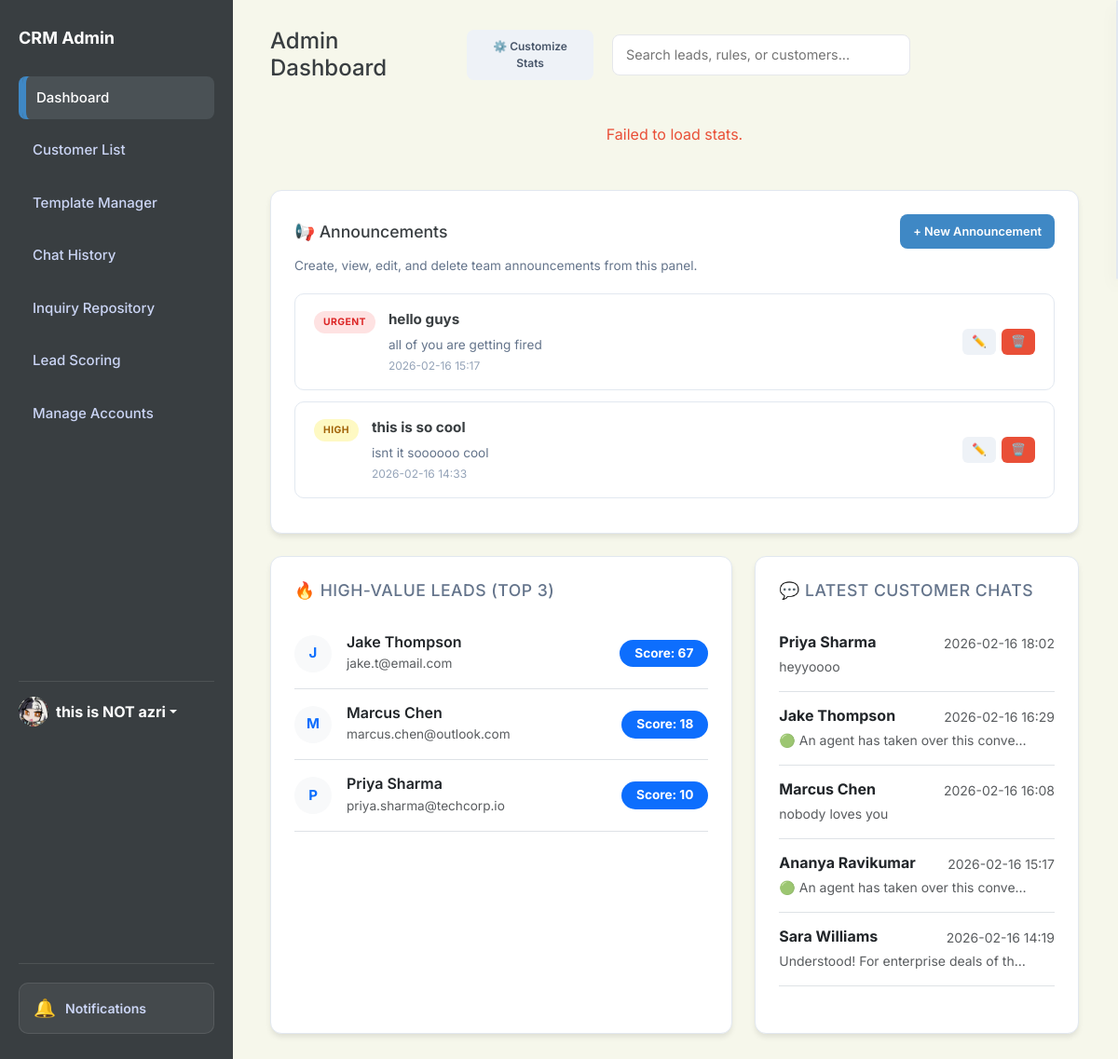
The page /dashboard (signed in) on the database its author committed.
### app.py (models this page shows, shortened)
class User(db.Model):
    id = db.Column(db.Integer, primary_key=True)
    username = db.Column(db.String(80), unique=True, nullable=False)
    password = db.Column(db.String(200), nullable=False)
    name = db.Column(db.String(100), default='Admin')
    bio = db.Column(db.Text, default='')
    profile_picture = db.Column(db.String(200), default='https://ui-avatars.com/api/?name=Admin&background=random')
    role = db.Column(db.String(20), default='agent') # super_admin, agent
    preferences = db.Column(db.Text, default='{}') # Stores dashboard layout/stats as JSON

class Announcement(db.Model):
    id = db.Column(db.Integer, primary_key=True)
    title = db.Column(db.String(150), nullable=False)
    content = db.Column(db.Text, nullable=False)
    priority = db.Column(db.String(20), nullable=False, default='normal')  # low, normal, high, urgent
    created_at = db.Column(db.String(50))

class ChatSession(db.Model):
    id = db.Column(db.Integer, primary_key=True)
    visitor_name = db.Column(db.String(100), nullable=False)
    visitor_email = db.Column(db.String(120))
    status = db.Column(db.String(20), default='bot')  # bot, agent_active, closed
    linked_customer_id = db.Column(db.Integer, db.ForeignKey('customer.id'), nullable=True)
    linked_inquiry_id = db.Column(db.Integer, db.ForeignKey('inquiry.id'), nullable=True)
    created_at = db.Column(db.String(50))
    updated_at = db.Column(db.String(50))
    tags = db.Column(db.String(200), default='')  # comma-separated: impt,waiting,completed
    archived = db.Column(db.Boolean, default=False)
    pinned = db.Column(db.Boolean, default=False)
    assigned_agent_id = db.Column(db.Integer, db.ForeignKey('user.id'), nullable=True)
    requested_agent_id = db.Column(db.Integer, db.ForeignKey('user.id'), nullable=True)
    transfer_status = db.Column(db.String(20), default='none')  # none, pending
    chat_messages = db.relationship('ChatMessage', backref='session', cascade="all, delete-orphan", order_by='ChatMessage.id')
    linked_customer = db.relationship('Customer', backref='chat_sessions')
    linked_inquiry = db.relationship('Inquiry', backref='chat_sessions')
    assigned_agent = db.relationship('User', foreign_keys=[assigned_agent_id], backref='assigned_chats')
    requested_agent = db.relationship('User', foreign_keys=[requested_agent_id], backref='requested_chats')

class ChatMessage(db.Model):
    id = db.Column(db.Integer, primary_key=True)
    session_id = db.Column(db.Integer, db.ForeignKey('chat_session.id'), nullable=False)
    sender_type = db.Column(db.String(20), nullable=False)  # customer, bot, agent, system
    sender_name = db.Column(db.String(100))
    text = db.Column(db.Text, nullable=False)
    timestamp = db.Column(db.String(50))

### app.py (the view)
@app.route('/')
@app.route('/dashboard')
def dashboard():
    all_rules = Rule.query.all()
    all_inquiries = Inquiry.query.all()
    all_announcements = Announcement.query.order_by(Announcement.id.desc()).all()
    latest_chats = ChatSession.query.filter_by(archived=False).order_by(ChatSession.updated_at.desc()).limit(5).all()
    all_sessions = ChatSession.query.all()
    scored_sessions = []
    for s in all_sessions:
        score = calculate_session_score(s)
        s.calculated_score = score # Attach for template
        scored_sessions.append(s)
    scored_sessions.sort(key=lambda x: x.calculated_score, reverse=True)
    high_value_leads = scored_sessions[:3] # User asked for High Value sections... template says Top 3
    return render_template('admin_dashboard_main_hub.html',
                           all_rules=all_rules,
                           all_inquiries=all_inquiries,
                           all_announcements=all_announcements,
                           latest_chats=latest_chats,
                           high_value_leads=high_value_leads)

### app.py (called while the page is built)
@app.context_processor
def inject_search_data():
    customers = Customer.query.all()
    inquiries = Inquiry.query.all()
    rules = Rule.query.all()
    templates = AutoReplyTemplate.query.all()
    faqs = FAQ.query.all()
    search_seed = []
    for c in customers:
        search_seed.append({"display": c.name, "category": "Customer", "page": "/customers"})
    for i in inquiries:
        search_seed.append({"display": f"Inquiry: {i.customer}", "category": "Inquiry", "page": f"/inquiry/{i.id}"})
    for r in rules:
        search_seed.append({"display": r.name, "category": "Rule", "page": "/scoring"})
    for t in templates:
        search_seed.append({"display": t.title, "category": "Template", "page": "/templates-manager"})
    for f in faqs:
        search_seed.append({"display": f.question, "category": "FAQ", "page": "/templates-manager"})
    return dict(search_seed=search_seed)

def calculate_session_score(session):
    score = 0
    visitor_text = " ".join([m.text.lower() for m in session.chat_messages if m.sender_type == 'customer'])
    active_rules = Rule.query.filter_by(active=True).all()
    for rule in active_rules:
        keywords = [k.strip().lower() for k in rule.keywords.split(',') if k.strip()]
        if not keywords: continue
        if any(k in visitor_text for k in keywords):
            try:
                val = int(rule.score)
                op = rule.operation
                if '+' in op: score += val
                elif '-' in op: score -= val
                elif '*' in op: score *= val
                elif '/' in op:
                    if val != 0: score /= val
            except:
                pass
    return score

@app.before_request
def require_login():
    allowed_routes = ['login', 'static']
    if request.endpoint and request.endpoint not in allowed_routes and not session.get('logged_in'):
        return redirect(url_for('login'))
    if session.get('logged_in') and session.get('user_id'):
        user = User.query.get(session.get('user_id'))
        if user:
            session['user_role'] = user.role
            session['user_name'] = user.name
            session['user_pic'] = user.profile_picture

### templates/admin_dashboard_main_hub.html (shortened to what this page needs)
<!DOCTYPE html>
<html lang="en">
<head>
    <link href="https://cdn.jsdelivr.net/npm/bootstrap@5.3.0/dist/css/bootstrap.min.css" rel="stylesheet">
    <link rel="stylesheet" href="{{ url_for('static', filename='style.css') }}">
</head>
<body id="page-dashboard">
    <aside class="sidebar">
        <h2>CRM Admin</h2>
        <a href="/dashboard" class="nav-link nav-dashboard active">Dashboard</a>
        <a href="/customers" class="nav-link nav-customers">Customer List</a>
        <a href="/templates-manager" class="nav-link nav-templates">Template Manager</a>
        <a href="/history" class="nav-link nav-history">Chat History</a>
        <a href="/repository" class="nav-link nav-repository">Inquiry Repository</a>
        <a href="/scoring" class="nav-link nav-scoring">Lead Scoring</a>
        {% if session.get('user_role') == 'super_admin' %}
        <a href="/admin/create-account" class="nav-link nav-admin">Manage Accounts</a>
        {% endif %}
        <div class="mt-auto pt-3 border-top border-secondary" style="border-color: rgba(255,255,255,0.1) !important;">
            <div class="dropdown">
                <a href="#" class="d-flex align-items-center text-white text-decoration-none dropdown-toggle"
                    id="dropdownUser1" data-bs-toggle="dropdown" aria-expanded="false">
                    <div class="avatar-circle bg-primary text-white me-2"
                        style="width: 32px; height: 32px; font-size: 14px; display:flex; align-items:center; justify-content:center; border-radius:50%; overflow:hidden;">
                        {% if session.get('user_pic') and 'http' in session.get('user_pic') %}
                        <img src="{{ session.get('user_pic') }}" alt="User"
                            style="width:100%; height:100%; object-fit:cover;">
                        {% elif session.get('user_pic') %}
                        <img src="{{ url_for('static', filename='uploads/' + session.get('user_pic')) }}" alt="User"
                            style="width:100%; height:100%; object-fit:cover;">
                        {% else %}
                        {{ session.get('user_name', 'Admin')[0] | upper }}
                        {% endif %}
                    </div>
                    <strong>{{ session.get('user_name', 'Admin') }}</strong>
                </a>
            </div>
        </div>
    </aside>
    <main class="main">
        <div class="header">
            <div class="header-left">
                <h1 style="margin:0; font-size: 24px;">Admin Dashboard</h1>
                <button class="btn btn-gray" data-bs-toggle="modal" data-bs-target="#customizeModal"
                    style="font-size: 12px;" onclick="openCustomizeModal()">⚙️ Customize Stats</button>
            </div>
            <div class="search-container">
                <input type="text" placeholder="Search leads, rules, or customers..." class="taskbar-search">
            </div>
        </div>
        <div class="row g-3 mb-4" id="statsRow">
            <div class="col-12 text-center py-4" id="statsLoading">
            </div>
        </div>
        <div class="card mb-4 announcement-section" style="padding: 25px;">
            <div class="announcement-header">
                <h3 style="margin:0; font-size: 1.1rem; color: var(--slate-900);">📢 Announcements</h3>
                <button class="btn btn-blue" id="btnNewAnnouncement" onclick="openAnnouncementModal()">
                    + New Announcement
                </button>
            </div>
            <p style="color: var(--gray); font-size: 0.85rem; margin-bottom: 20px;">
                Create, view, edit, and delete team announcements from this panel.
            </p>
            <div id="announcementsContainer">
                {% if all_announcements %}
                {% for a in all_announcements %}
                <div class="announcement-card" id="announcement-{{ a.id }}" data-id="{{ a.id }}">
                    <div class="announcement-card-left">
                        <span class="announcement-priority-badge priority-{{ a.priority }}">{{ a.priority | upper
                            }}</span>
                        <div class="announcement-card-body">
                            <strong class="announcement-title">{{ a.title }}</strong>
                            <p class="announcement-content">{{ a.content }}</p>
                            <small class="announcement-date">{{ a.created_at or 'N/A' }}</small>
                        </div>
                    </div>
                    <div class="announcement-card-actions">
                        <button class="btn btn-sm btn-gray" title="Edit"
                            onclick="editAnnouncement({{ a.id }}, '{{ a.title | e }}', `{{ a.content | e }}`, '{{ a.priority }}')">✏️</button>
                        <button class="btn btn-sm btn-red" title="Delete"
                            onclick="confirmDeleteAnnouncement({{ a.id }})">🗑️</button>
                    </div>
                </div>
                {% endfor %}
                {% else %}
                <div class="announcement-empty" id="announcementEmpty">
                    <p style="text-align:center; color: var(--gray); padding: 30px 0;">No announcements yet. Click
                        <strong>+ New Announcement</strong> to create one.
                    </p>
                </div>
                {% endif %}
            </div>
        </div>
        <div class="row g-4">
            <div class="col-12 col-lg-7">
                <div class="card h-100">
                    <h3 style="margin-bottom: 20px; font-size: 1.1rem;">🔥 High-Value Leads (Top 3)</h3>
                    <div id="highValueLeadsContainer">
                        {% if high_value_leads %}
                        <div class="list-group list-group-flush">
                            {% for lead in high_value_leads %}
                            <div
                                class="list-group-item px-0 py-3 d-flex align-items-center justify-content-between border-bottom">
                                <div class="d-flex align-items-center">
                                    <div class="avatar-circle me-3 bg-light text-primary"
                                        style="width:40px; height:40px; border-radius:50%; display:flex; align-items:center; justify-content:center; font-weight:bold;">
                                        {{ lead.visitor_name[0] | upper }}
                                    </div>
                                    <div>
                                        <h6 class="mb-0 text-dark" style="font-weight:600;">{{ lead.visitor_name }}</h6>
                                        <small class="text-muted" style="font-size:0.85rem;">{{ lead.visitor_email or
                                            'No email' }}</small>
                                    </div>
                                </div>
                                <div class="text-end">
                                    <span class="badge bg-primary rounded-pill px-3 py-2" style="font-size:0.85rem;">
                                        Score: {{ lead.calculated_score | int }}
                                    </span>
                                </div>
                            </div>
                            {% endfor %}
                        </div>
                        {% else %}
                        <div class="text-center py-4">
                            <p class="text-muted mb-0">No leads scored yet.</p>
                        </div>
                        {% endif %}
                    </div>
                </div>
            </div>
            <div class="col-12 col-lg-5">
                <div class="card h-100">
                    <h3 style="margin-bottom: 20px; font-size: 1.1rem;">💬 Latest Customer Chats</h3>
                    <div id="latestChatsContainer">
                        {% if latest_chats %}
                        <div class="list-group list-group-flush">
                            {% for chat in latest_chats %}
                            <a href="/history?session={{ chat.id }}"
                                class="list-group-item list-group-item-action px-0 py-3 border-bottom">
                                <div class="d-flex w-100 justify-content-between mb-1">
                                    <h6 class="mb-0 fw-bold text-dark">{{ chat.visitor_name }}</h6>
                                    <small class="text-muted">{{ chat.updated_at.split(' ')[1] if chat.updated_at and '
                                        ' in chat.updated_at else chat.updated_at }}</small>
                                </div>
                                <p class="mb-0 small text-muted text-truncate" style="max-width: 90%;">
                                    {% if chat.chat_messages %}
                                    {{ chat.chat_messages[-1].text }}
                                    {% else %}
                                    <em>No messages yet</em>
                                    {% endif %}
                                </p>
                            </a>
                            {% endfor %}
                        </div>
                        {% else %}
                        <div class="text-center py-4">
                            <p class="text-muted mb-0">No recent chats found.</p>
                        </div>
                        {% endif %}
                    </div>
                </div>
            </div>
        </div>
    </main>
</body>
</html>

### rows shown on the page
User: profile_picture (picture), get "this is NOT azri"
Announcement: priority "URGENT", title "hello guys", content "all of you are getting fired", created_at "2026-02-16 15:17"
Announcement: priority "HIGH", title "this is so cool", content "isnt it soooooo cool", created_at "2026-02-16 14:33"
ChatSession: visitor_name "J", visitor_name "Jake Thompson", visitor_email "jake.t@email.com", calculated_score "67", updated_at "2026-02-16 16:29", text "🟢 An agent has taken over this conve…"
ChatSession: visitor_name "M", visitor_name "Marcus Chen", visitor_email "marcus.chen@outlook.com", calculated_score "18", updated_at "2026-02-16 16:08", text "nobody loves you"
ChatSession: visitor_name "P", visitor_name "Priya Sharma", visitor_email "priya.sharma@techcorp.io", calculated_score "10", updated_at "2026-02-16 18:02", text "heyyoooo"
ChatSession: visitor_name "Ananya Ravikumar", updated_at "2026-02-16 15:17", text "🟢 An agent has taken over this conve…"
ChatSession: visitor_name "Sara Williams", updated_at "2026-02-16 14:19", text "Understood! For enterprise deals of th…"
